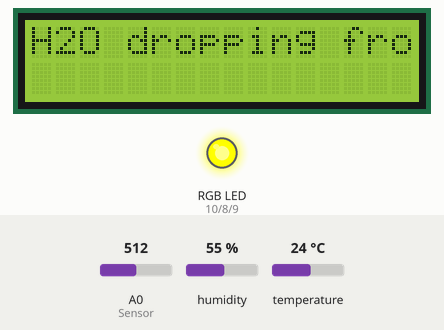
This sketch was run on a simulated Arduino Uno, built with avr-gcc and run on an emulated ATmega328P. On the bench: 16×2 character LCD, an RGB LED mixed from three pins (HIGH = lit). Inputs (shaded band) come from the test bench; at power-on: A0 (Sensor) = 512, humidity 55 %, temperature 24 °C.

Above: at 0.1 s.
At 2.79 s:
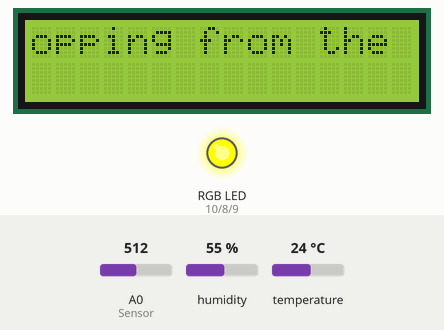
At 5.6 s:
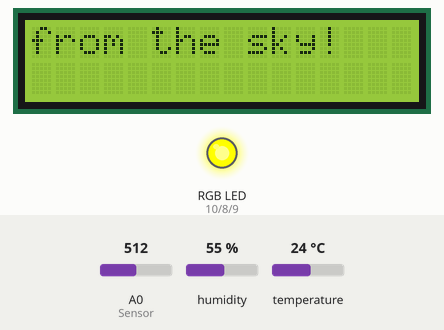
At 11.1 s:
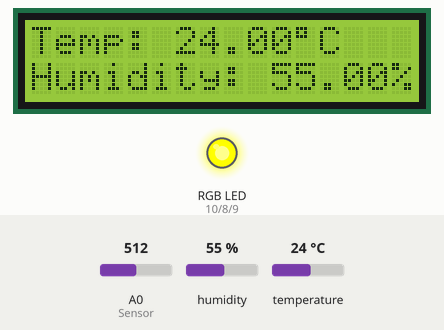
Timing chart, 0 to 12.6 s (numbered marks = the images above):
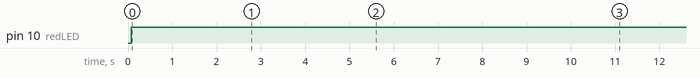

Measured:
- by itself, pin 10 (redLED): LOW → HIGH at 0.07 s
- what the display in image 1 shows lasts 0.4 s, from 2.6 s to 3.0 s

The sketch:

WeatherStation.ino
```cpp
///////////////////////////////////////////////////////////////////////////////////////////////////////////////
// Author:  Pawel Granda
// Date Created:  12/11/2016
// Brief:   Arduino weather station - using LCD Display, Rain Sensor and DHT11 Humidity and Temperature Sensor
///////////////////////////////////////////////////////////////////////////////////////////////////////////////

#include <Wire.h>                  //standard arduino library for handling Analog IO
#include <dht.h>                   //library for Temperature and Humidity Sensor - DHT 11
#include <LiquidCrystal_I2C.h>     //library for LCD Display

LiquidCrystal_I2C lcd(0x3F, 2, 1, 0, 4, 5, 6, 7, 3, POSITIVE); //initializing the lcd library with the numbers of interface pins

dht DHT;                           //declaring global variable for DHT Sensor

#define DHT11_PIN 13               //defining which pin is a signal pin for DHT 11

const int redLED = 10;             //declaring Red pin to Digital 10 Pin slot
const int greenLED = 8;            //declaring Green pin to Digital 8 Pin slot
const int blueLED = 9;             //declaring Blue pin to Digital 9 Pin slot

const int rainSensorMin = 0;       // Rain Sensor minimum value
const int rainSensorMax = 1024;    // Rain Sensor maximum value
int rainSensorPreviousState = -1;  // Auxillary Variable for Rain Sensor State Check
bool dhtErrorOccured = false;

int RainSensorSetup();
void RainSensorSetupAndDisplay();
void DHT11Setup();
void DHT11Display();

void setup()
{
  pinMode(redLED, OUTPUT);         //setting Red pin for RGB Led Light to OUTPUT option
  pinMode(greenLED, OUTPUT);       //setting Green Pin for RGB Led Light to OUTPUT option
  pinMode(blueLED, OUTPUT);        //setting Blue Pin for RGB Led Light to OUTPUT option
  lcd.begin(16, 2);                //setting the number of columns and rows for LCD Display
  lcd.setCursor(0,0);              //setting LCD Cursor on column 0, row 0
  Serial.begin(9600);              //setting the data rate in bits per seconds for serial data transmission
  changeColour(0, 255, 0);          //setting RGB LED to green colour
}

void loop()
{
  RainSensorSetupAndDisplay();     //calling RainSensorSetupAndDisplay function
  DHT11Setup();                    //calling DHT11Setup function
  if(dhtErrorOccured==false)
  {
    DHT11Display();                  //calling DHT11Display function
  }
  delay(1000);                     //delaying whole loop code for 1000 miliseconds
}

int RainSensorSetup()
{
  int rainSensorReading = analogRead(A0);                            //creating variable which contains data received from Rain Sensor on Analog Input A0
  return map(rainSensorReading, rainSensorMin, rainSensorMax, 0, 3); //creating variable which will be used for switch loop to choose options depending on its value
}

void RainSensorSetupAndDisplay()
{
  lcd.clear();                                                       //clearing LCD Display Screen
  lcd.setCursor(0,0);

  int rainSensorState = RainSensorSetup();

  if(rainSensorPreviousState == rainSensorState)
  {
    return;
  }
  switch (rainSensorState)
  {
         case 0:                                                                //Sensor is all wet
                changeColour(255, 0, 0);                                         //red light on LED
                lcd.print("It's raining day!");                                 //printing the sentence
                lcd.setCursor(0,1);                                             //setting cursor to column 0, row 1
                lcd.print("Take an umbrella with you!");
                delay(500);

                for(int i=0; i <26; i++)                                        //loop for scrolling the text to the left on LCD Display
                {
                  lcd.scrollDisplayLeft();
                  delay(400);
                }
                break;

         case 1:                                                                //Sensor is getting wet
                changeColour(255, 255, 0);                                       //yellow light on LED
                lcd.print("H2O dropping from the sky!");                        //printing the sentence
                delay(500);

                for(int i=0; i <26; i++)
                {
                  lcd.scrollDisplayLeft();
                  delay(400);
                }
                break;

         case 2:
         case 3:                                                                 //Sensor is dry
                changeColour(0, 255, 0);                                         //green light on LED
                lcd.print("Take sunglasses! No rain in forecast!");             //printing the sentence
                delay(500);

                for(int i=0; i <40; i++)
                {
                  lcd.scrollDisplayLeft();
                  delay(400);
                }
                break;
  }
  rainSensorPreviousState = rainSensorState;                                    //setting the current sensor state to previous state variable
  lcd.clear();
}

void DHT11Setup()
{
  int chk = DHT.read11(DHT11_PIN); //setting up DHT 11

  switch (chk)                     //displays if sensor got an error
  {
    case DHTLIB_OK:
                dhtErrorOccured = false;
		break;
    case DHTLIB_ERROR_CHECKSUM:
		Serial.println("DHT 11 Sensor: Checksum error");
                dhtErrorOccured = true;
		break;
    case DHTLIB_ERROR_TIMEOUT:
		Serial.println("DHT 11 Sensor: Time out error");
                dhtErrorOccured = true;
		break;
    default:
		Serial.println("DHT 11 Sensor: Unknown error");
                dhtErrorOccured = true;
		break;
  }
}

void DHT11Display()
{
  lcd.setCursor(0,0);         //setting cursor to column 0, row 0
  lcd.print("Temp: ");        //printing message to lcd
  lcd.print(DHT.temperature); //printing data to lcd
  lcd.print((char)223);       //printing celsius symbol
  lcd.print("C");             //printing letter C for Celsius
  lcd.print("   ");           //printing spaces for better readability
  lcd.setCursor(0,1);         //setting cursor to column 0, row 1
  lcd.print("Humidity: ");    //printing message to lcd
  lcd.print(DHT.humidity);    //printing data to lcd
  lcd.print("%");             //printing percentage symbol
}

void changeColour(int red, int green, int blue)
{
  analogWrite(redLED, red);
  analogWrite(greenLED, green);
  analogWrite(blueLED, blue);
}
```
